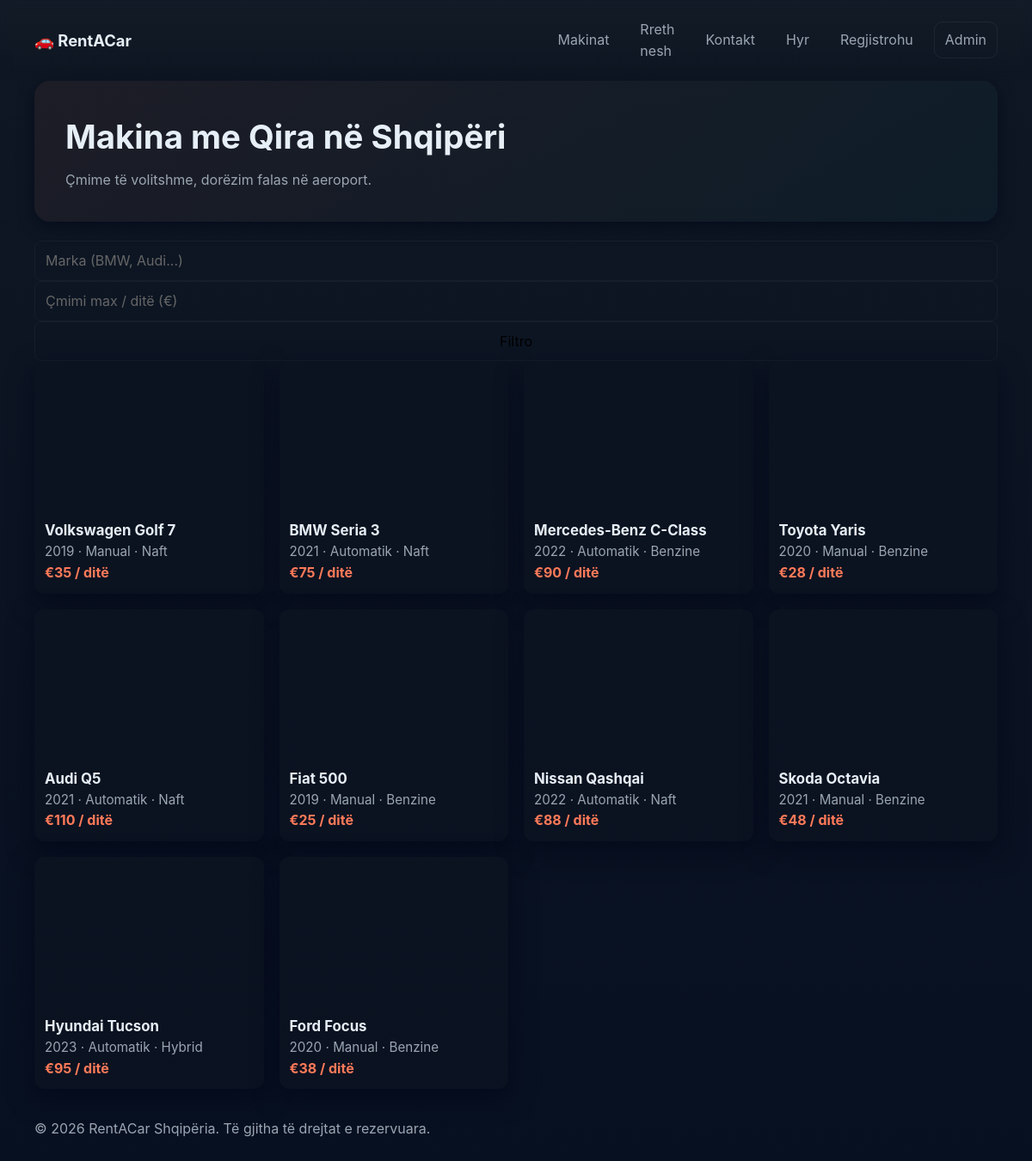
The page / on the database its author committed.
### tables this page shows
CREATE TABLE cars (
    id INT AUTO_INCREMENT PRIMARY KEY,
    brand VARCHAR(80) NOT NULL,
    model VARCHAR(80) NOT NULL,
    year INT NOT NULL,
    transmission ENUM('Manual','Automatik') NOT NULL DEFAULT 'Manual',
    fuel ENUM('Benzine','Naft','Hybrid','Elektrik') NOT NULL DEFAULT 'Benzine',
    seats INT NOT NULL DEFAULT 5,
    price_per_day DECIMAL(8,2) NOT NULL,
    image VARCHAR(255) DEFAULT NULL,
    description TEXT,
    available TINYINT(1) NOT NULL DEFAULT 1,
    created_at TIMESTAMP DEFAULT CURRENT_TIMESTAMP
);

### index.php (the view, shortened to what this page needs)
<?php
require __DIR__.'/db.php';
$brand = trim($_GET['brand'] ?? '');
$maxPrice = $_GET['max_price'] ?? '';
$sql = "SELECT * FROM cars WHERE available=1";
$params = [];
$sql .= " ORDER BY created_at DESC";
$stmt = $pdo->prepare($sql);
$stmt->execute($params);
$cars = $stmt->fetchAll();
include __DIR__.'/header.php';
?>
<section class="hero">
  <h1>Makina me Qira në Shqipëri</h1>
  <p>Çmime të volitshme, dorëzim falas në aeroport.</p>
</section>
<form class="filters" method="get">
  <input type="text" name="brand" placeholder="Marka (BMW, Audi...)" value="<?= htmlspecialchars($brand) ?>">
  <input type="number" name="max_price" placeholder="Çmimi max / ditë (€)" value="<?= htmlspecialchars($maxPrice) ?>">
  <button class="btn" type="submit">Filtro</button>
</form>
<?php if (empty($cars)): ?>
  <p>Asnjë makinë nuk u gjet.</p>
<?php else: ?>
<div class="cars-grid">
  <?php foreach ($cars as $c): ?>
    <a class="car-card" href="car.php?id=<?= $c['id'] ?>" style="text-decoration:none;color:inherit">
      <div class="img" <?php if($c['image']): ?>
        <?php if (preg_match('#^https?://#i', $c['image'])): ?>
          style="background-image:url('<?= htmlspecialchars($c['image']) ?>')"
        <?php else: ?>
          style="background-image:url('uploads/<?= htmlspecialchars($c['image']) ?>')"
        <?php endif; ?>
      <?php endif; ?>></div>
      <div class="body">
        <h3><?= htmlspecialchars($c['brand'].' '.$c['model']) ?></h3>
        <div class="meta"><?= $c['year'] ?> · <?= htmlspecialchars($c['transmission']) ?> · <?= htmlspecialchars($c['fuel']) ?></div>
        <div class="price">€<?= number_format($c['price_per_day'],0) ?><span> / ditë</span></div>
      </div>
    </a>
  <?php endforeach; ?>
</div>
<?php endif; ?>
<?php include __DIR__.'/footer.php'; ?>

### assets/css/style.css (style rules this page uses)
:root { --bg: #0f1723; --card: #0b1220; --muted: #9aa6b2; --text: #e6eef6; --accent: #ff7a59; --accent-2: #00c2a8; --glass: rgba(255,255,255,0.03); --radius: 14px; --radius-sm: 8px; --shadow-sm: 0 6px 18px rgba(2,6,23,0.6); font-family: Inter, ui-sans-serif, system-ui, -apple-system, "Segoe UI", Roboto, "Helvetica Neue", Arial; font-size:16px;line-height:1.55;color-scheme:dark; }
*,*::before,*::after { box-sizing:border-box }
html,body { height:100%;margin:0 }
body { background:linear-gradient(180deg,var(--bg),#071021);color:var(--text);-webkit-font-smoothing:antialiased }
a { color:var(--accent);text-decoration:none }
button,input,select,textarea { font:inherit }
.hero { background:linear-gradient(135deg,rgba(255,122,89,0.06),rgba(0,194,168,0.04));padding:36px;border-radius:18px;margin-bottom:22px;box-shadow:var(--shadow-sm) }
.hero h1 { font-size:clamp(1.8rem,3.2vw,2.6rem);margin:0 0 8px }
.hero p { color:var(--muted);margin:0 }
.cars-grid { display:grid;grid-template-columns:repeat(auto-fit,minmax(220px,1fr));gap:18px }
.car-card { background:linear-gradient(180deg,var(--card),rgba(11,18,32,0.88));border-radius:12px;padding:12px;box-shadow:0 10px 30px rgba(2,6,23,0.6);display:flex;flex-direction:column;gap:12px;transition:transform .16s }
.car-card .img { height:160px;border-radius:10px;overflow:hidden;background-size:cover;background-position:center }
.car-card h3 { margin:0;color:var(--text);font-size:1.05rem }
.car-card .meta { color:var(--muted);font-size:.95rem }
.car-card .price { color:var(--accent);font-weight:700 }
input,select,textarea,button { width:100%; padding:10px 12px; border-radius:8px; border:1px solid rgba(255,255,255,0.04); background:transparent; color:#000; }
input::placeholder, textarea::placeholder { color: #666; }

### rows shown on the page
cars: brand+model "Volkswagen Golf 7", year "2019", transmission "Manual", fuel "Naft", price_per_day "35"
cars: brand+model "BMW Seria 3", year "2021", transmission "Automatik", fuel "Naft", price_per_day "75"
cars: brand+model "Mercedes-Benz C-Class", year "2022", transmission "Automatik", fuel "Benzine", price_per_day "90"
cars: brand+model "Toyota Yaris", year "2020", transmission "Manual", fuel "Benzine", price_per_day "28"
cars: brand+model "Audi Q5", year "2021", transmission "Automatik", fuel "Naft", price_per_day "110"
cars: brand+model "Fiat 500", year "2019", transmission "Manual", fuel "Benzine", price_per_day "25"
cars: brand+model "Nissan Qashqai", year "2022", transmission "Automatik", fuel "Naft", price_per_day "88"
cars: brand+model "Skoda Octavia", year "2021", transmission "Manual", fuel "Benzine", price_per_day "48"
cars: brand+model "Hyundai Tucson", year "2023", transmission "Automatik", fuel "Hybrid", price_per_day "95"
cars: brand+model "Ford Focus", year "2020", transmission "Manual", fuel "Benzine", price_per_day "38"
